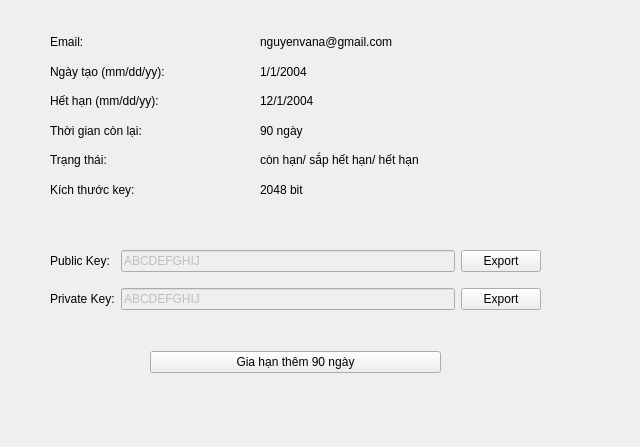
<?xml version="1.0" encoding="UTF-8"?>
<ui version="4.0">
 <class>Form</class>
 <widget class="QWidget" name="Form">
  <property name="geometry">
   <rect>
    <x>0</x>
    <y>0</y>
    <width>640</width>
    <height>447</height>
   </rect>
  </property>
  <property name="windowTitle">
   <string>Quản Lý Khóa Cá Nhân</string>
  </property>
  <widget class="QWidget" name="gridLayoutWidget">
   <property name="geometry">
    <rect>
     <x>50</x>
     <y>30</y>
     <width>413</width>
     <height>171</height>
    </rect>
   </property>
   <layout class="QGridLayout" name="gridLayout">
    <item row="4" column="2">
     <widget class="QLabel" name="label_13">
      <property name="text">
       <string>còn hạn/ sắp hết hạn/ hết hạn</string>
      </property>
     </widget>
    </item>
    <item row="4" column="0">
     <widget class="QLabel" name="label_12">
      <property name="text">
       <string>Trạng thái:</string>
      </property>
     </widget>
    </item>
    <item row="0" column="2">
     <widget class="QLabel" name="label_5">
      <property name="text">
       <string>nguyenvana@gmail.com</string>
      </property>
     </widget>
    </item>
    <item row="2" column="0">
     <widget class="QLabel" name="label_3">
      <property name="text">
       <string>Hết hạn (mm/dd/yy):</string>
      </property>
     </widget>
    </item>
    <item row="2" column="2">
     <widget class="QLabel" name="label_7">
      <property name="text">
       <string>12/1/2004</string>
      </property>
     </widget>
    </item>
    <item row="3" column="0">
     <widget class="QLabel" name="label_8">
      <property name="text">
       <string>Thời gian còn lại: </string>
      </property>
     </widget>
    </item>
    <item row="3" column="2">
     <widget class="QLabel" name="label_9">
      <property name="text">
       <string>90 ngày</string>
      </property>
     </widget>
    </item>
    <item row="1" column="2">
     <widget class="QLabel" name="label_6">
      <property name="text">
       <string>1/1/2004</string>
      </property>
     </widget>
    </item>
    <item row="1" column="0">
     <widget class="QLabel" name="label_2">
      <property name="text">
       <string>Ngày tạo (mm/dd/yy):</string>
      </property>
     </widget>
    </item>
    <item row="0" column="0">
     <widget class="QLabel" name="label">
      <property name="text">
       <string>Email:</string>
      </property>
     </widget>
    </item>
    <item row="5" column="0">
     <widget class="QLabel" name="label_14">
      <property name="text">
       <string>Kích thước key:</string>
      </property>
     </widget>
    </item>
    <item row="5" column="2">
     <widget class="QLabel" name="label_15">
      <property name="text">
       <string>2048 bit</string>
      </property>
     </widget>
    </item>
   </layout>
  </widget>
  <widget class="QWidget" name="gridLayoutWidget_2">
   <property name="geometry">
    <rect>
     <x>50</x>
     <y>240</y>
     <width>491</width>
     <height>80</height>
    </rect>
   </property>
   <layout class="QGridLayout" name="gridLayout_2">
    <item row="0" column="0">
     <widget class="QLabel" name="label_10">
      <property name="text">
       <string>Public Key:</string>
      </property>
     </widget>
    </item>
    <item row="0" column="1">
     <widget class="QLineEdit" name="lineEdit">
      <property name="enabled">
       <bool>false</bool>
      </property>
      <property name="text">
       <string>ABCDEFGHIJ</string>
      </property>
      <property name="readOnly">
       <bool>false</bool>
      </property>
     </widget>
    </item>
    <item row="1" column="0">
     <widget class="QLabel" name="label_11">
      <property name="text">
       <string>Private Key:</string>
      </property>
     </widget>
    </item>
    <item row="1" column="1">
     <widget class="QLineEdit" name="lineEdit_2">
      <property name="enabled">
       <bool>false</bool>
      </property>
      <property name="text">
       <string>ABCDEFGHIJ</string>
      </property>
     </widget>
    </item>
    <item row="0" column="2">
     <widget class="QPushButton" name="pushButton">
      <property name="text">
       <string>Export</string>
      </property>
     </widget>
    </item>
    <item row="1" column="2">
     <widget class="QPushButton" name="pushButton_2">
      <property name="text">
       <string>Export</string>
      </property>
     </widget>
    </item>
   </layout>
  </widget>
  <widget class="QWidget" name="layoutWidget">
   <property name="geometry">
    <rect>
     <x>150</x>
     <y>350</y>
     <width>291</width>
     <height>25</height>
    </rect>
   </property>
   <layout class="QHBoxLayout" name="horizontalLayout">
    <property name="spacing">
     <number>50</number>
    </property>
    <item>
     <widget class="QPushButton" name="pushButton_4">
      <property name="text">
       <string>Gia hạn thêm 90 ngày</string>
      </property>
     </widget>
    </item>
   </layout>
  </widget>
 </widget>
 <resources/>
 <connections/>
</ui>
